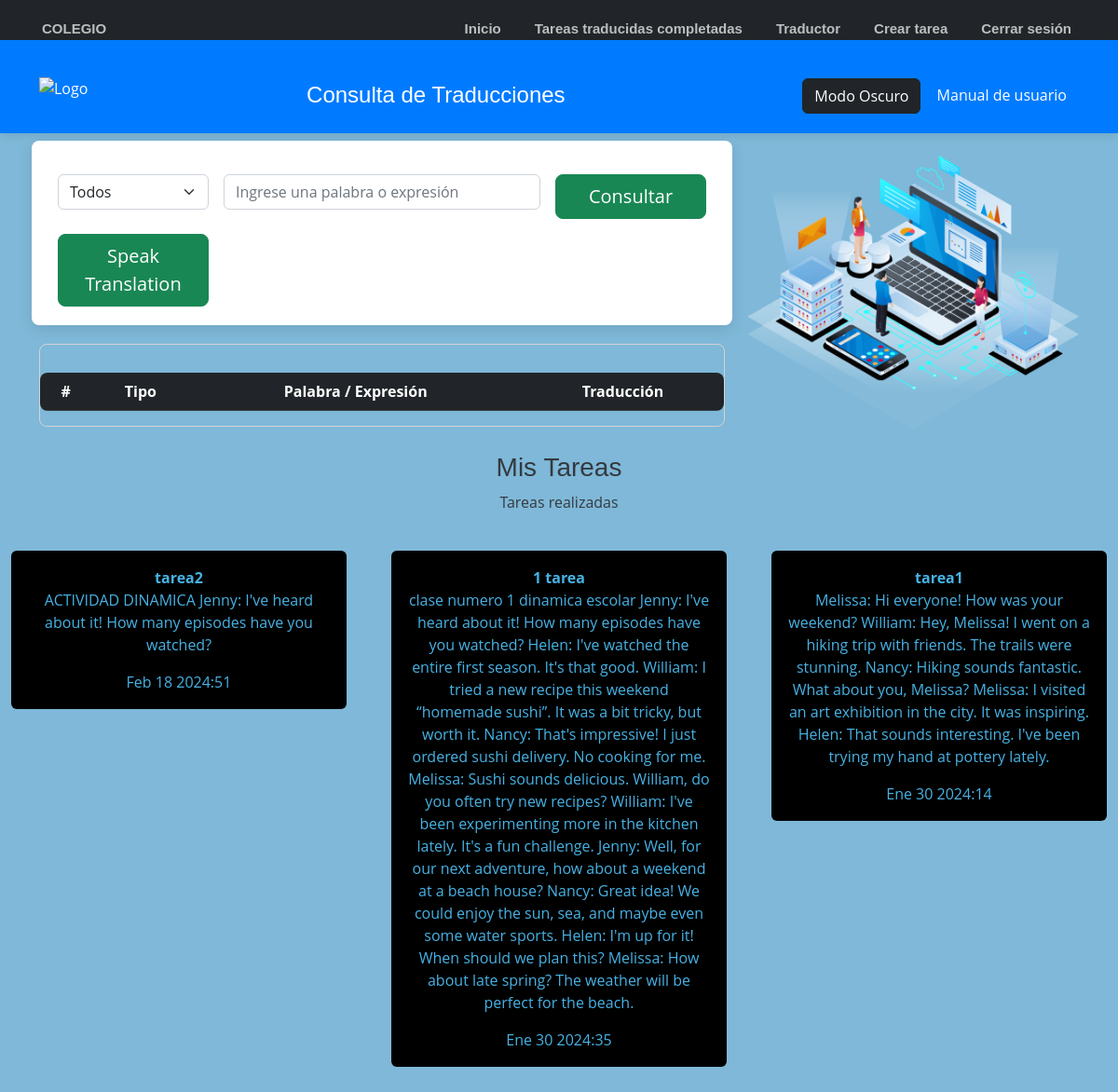
Page /tasks_completed/ (signed in) on the committed database.
### traductor/models.py (models this page shows, shortened)
class Task(models.Model):
  title = models.CharField(max_length=200)
  description = models.TextField(max_length=1000)
  created = models.DateTimeField(auto_now_add=True)
  datecompleted = models.DateTimeField(null=True, blank=True)
  important = models.BooleanField(default=False)
  user = models.ForeignKey(User, on_delete=models.CASCADE)

### traductor/views.py (the view)
# urls.py: path('tasks_completed/', views.tasks_completed, name='tasks_completed'),
@login_required
def tasks_completed(request):
    tarea = Task.objects.filter(user=request.user, datecompleted__isnull=False).order_by('-datecompleted')
    return render(request, 'tarea.html', {"tarea": tarea})

### traductor/templates/tarea.html (shortened to what this page needs)
{% extends 'base.html' %} {% block content %}
{% load static %}
<html lang="en">
<head>
    <link rel="stylesheet" href="https://cdn.jsdelivr.net/npm/bootstrap@5.2.3/dist/css/bootstrap.min.css" />
    <link rel="stylesheet" href="https://cdn.datatables.net/1.13.1/css/dataTables.bootstrap5.min.css" />
    <link rel="stylesheet" href="https://cdnjs.cloudflare.com/ajax/libs/font-awesome/6.2.1/css/all.min.css" />
    <link rel="stylesheet" href="{% static 'css/index.css' %}" />
</head>
<body>
    <header id="header">
        <div class="container d-flex align-items-center justify-content-between">
            <img src="{% static 'img/logo.png' %}" alt="Logo" />
            <h1>Consulta de Traducciones</h1>
            <nav id="navbar">
                <ul>
                    <li>
                        <button id="modoOscuroBtn" class="btn btn-dark">Modo Oscuro</button>
                        <a class="getstarted scrollto" href="https://drive.google.com/drive/folders/12kjhwl3Nx5pinR1DIowLUBB5kNovRjCd">
                            <button class="btn btn-primary">Manual de usuario</button>
                        </a>
                    </li>
                </ul>
            </nav>
        </div>
    </header>
    <div class="container my-4">
        <div class="row">
            <div class="col-md-8">
              <form id="frmBusquedaTraduccion" class="row g-3" method="post" action="{% url 'obtener_pronunciacion' %}">
                    <div class="col-md-3">
                        <select id="cboTipoTraduccion" class="form-select">
                            <option value="3" selected>Todos</option>
                        </select>
                    </div>
                    <div class="col-md-6">
                        <input type="text" id="txtTexto" class="form-control" placeholder="Ingrese una palabra o expresión" minlength="1" required oninput="validarCampoTexto()" />
                    </div>
                    <div class="col-md-3">
                        <div class="d-grid">
                            <button class="btn btn-success btn-lg">Consultar</button>
                        </div>
                    </div>
                    <div class="col-md-3">
                      <div class="d-grid">
                          <button id="speakButton" class="btn btn-success btn-lg">Speak Translation</button>
                      </div>
                  </div>
                </form>
                <div class="table-responsive">
                    <table id="datatable-traducciones" class="table">
                        <thead class="table-dark">
                            <tr>
                                <th>#</th>
                                <th>Tipo</th>
                                <th>Palabra / Expresión</th>
                                <th>Traducción</th>
                            </tr>
                        </thead>
                    </table>
                </div>
            </div>
            <div class="col-md-4">
                <img src="{% static 'img/hero-img.png' %}" class="img-fluid animated" alt="">
            </div>
        </div>
    </div>
</body>
</html>
<div class="row my-4 text-center">
    <h3>Mis Tareas</h3>
    <p>Tareas realizadas</p>
  {% for tarea in tarea %}
  <div class="col-md-4 p-4">
    <div class="card bg-black card-project">
        <div class="card-body">
         <a href="{% url 'detalles_tarea' tarea.id %}">
          {% if tarea.important %}
          <strong>{{tarea.title}}</strong>
          {% else %} {{tarea.id}} {{tarea.title}} {% endif %}
          <p>{{tarea.description}}</p>
          {{tarea.datecompleted|date:'M j Y:i'}}
         </a>
        </div>
    </div>
  </div>
  {% endfor %}
</div>
{% endblock %}

### traductor/templates/base.html (shortened to what this page needs)
<!DOCTYPE html>
<html lang="en">
  <head>
    <link rel="stylesheet" href="https://cdn.jsdelivr.net/npm/bootstrap@5.2.0/dist/css/bootstrap.min.css">
  </head>
  <body>
    {% include '_navbar.html' %}
    {% block content %}
    {% endblock %}
  </body>
</html>

### traductor/templates/_navbar.html (shortened to what this page needs)
<nav class="navbar navbar-expand-lg navbar-dark bg-dark">
  <div class="container">
    <a class="navbar-brand" href="/">COLEGIO</a>
    <div class="collapse navbar-collapse" id="navbarNav">
      <ul class="navbar-nav ms-auto">
        <li class="nav-item">
          <a href="/" class="nav-link">Inicio</a>
        </li>
        {% if user.is_authenticated %}
        <li class="nav-item">
          <a href="{% url 'tasks_completed' %}" class="nav-link"
            >Tareas traducidas completadas</a
          >
        </li>
        <li class="nav-item">
          <a href="{% url 'tarea' %}" class="nav-link">Traductor</a>
        </li>
        <li class="nav-item">
          <a href="{% url 'crear_tarea' %}" class="nav-link">Crear tarea</a>
        </li>
        <li class="nav-item">
          <a class="nav-link" href="/logout">Cerrar sesión</a>
        </li>
        {% endif %}
      </ul>
    </div>
  </div>
</nav>

### traductor/static/css/index.css (style rules this page uses)
body { font-family: "Open Sans", sans-serif; color: #444444; }
a { color: #47b2e4; text-decoration: none; }
h1, h2, h3, h4, h5, h6 { font-family: "Jost", sans-serif; }
#header { transition: all 0.5s; z-index: 997; padding: 20px 0; }
.navbar { padding: 0; }
.navbar ul { margin: 0; padding: 0; display: flex; list-style: none; align-items: center; }
.navbar li { position: relative; }
.navbar a { display: flex; align-items: center; justify-content: space-between; padding: 0 3px; font-family: "Poppins", sans-serif; font-size: 15px; font-weight: 600; color: rgba(255, 255, 255, 0.7); white-space: nowrap; transition: 0.3s; position: relative; }

### traductor/templates/tarea.html (style rules this page uses)
body { font-family: "Open Sans", sans-serif; background-color: #f8f9fa; color: #343a40; margin: 0; padding: 0; position: relative; overflow-x: hidden; }
body::before { content: ""; position: fixed; top: 0; left: 0; width: 100%; height: 100%; background: rgba(98, 168, 208, 0.8); z-index: -1; }
header { background-color: #007bff; color: #fff; padding: 10px 0; box-shadow: 0px 2px 10px rgba(0, 0, 0, 0.1); }
header img { height: 40px; max-width: 100%; }
header h1 { font-size: 24px; margin: 0; }
nav ul { list-style: none; margin: 0; padding: 0; }
nav ul li { display: inline-block; margin-left: 20px; }
nav a { color: #fff; text-decoration: none; font-weight: 600; }
.container { margin-top: 20px; }
h1 { text-align: center; margin-bottom: 30px; }
.form-select, .form-control { margin-bottom: 10px; }
form { background-color: #fff; padding: 20px; border-radius: 8px; box-shadow: 0px 4px 16px rgba(0, 0, 0, 0.1); margin-bottom: 20px; }
.btn-primary { background-color: #007bff; border-color: #007bff; transition: background-color 0.3s ease; }
.table { margin-top: 30px; border-radius: 8px; overflow: hidden; }
th, td { text-align: center; padding: 12px; }
th { background-color: #007bff; color: #fff; font-weight: bold; }
.table-responsive { border: 1px solid #d3d3d3; border-radius: 8px; overflow: hidden; }

### rows in the picture
Task: title "tarea2", description "ACTIVIDAD DINAMICA Jenny: I've heard about it! How many episodes have you watched?", datecompleted "Feb 18 2024:51"
Task: title "1 tarea", description "clase numero 1 dinamica escolar Jenny: I've heard about it! How many episodes have you watched? Helen: I've watched the entire first season. It's that good. William: I tried a new recipe this weekend “homemade sushi”. It was a bit tricky, but worth it. Nancy: That's impressive! I just ordered sushi delivery. No cooking for me. Melissa: Sushi sounds delicious. William, do you often try new recipes? William: I've been experimenting more in the kitchen lately. It's a fun challenge. Jenny: Well, for our next adventure, how about a weekend at a beach house? Nancy: Great idea! We could enjoy the sun, sea, and maybe even some water sports. Helen: I'm up for it! When should we plan this? Melissa:…", datecompleted "Ene 30 2024:35"
Task: title "tarea1", description "Melissa: Hi everyone! How was your weekend? William: Hey, Melissa! I went on a hiking trip with friends. The trails were stunning. Nancy: Hiking sounds fantastic. What about you, Melissa? Melissa: I visited an art exhibition in the city. It was inspiring. Helen: That sounds interesting. I've been trying my hand at pottery lately.", datecompleted "Ene 30 2024:14"
